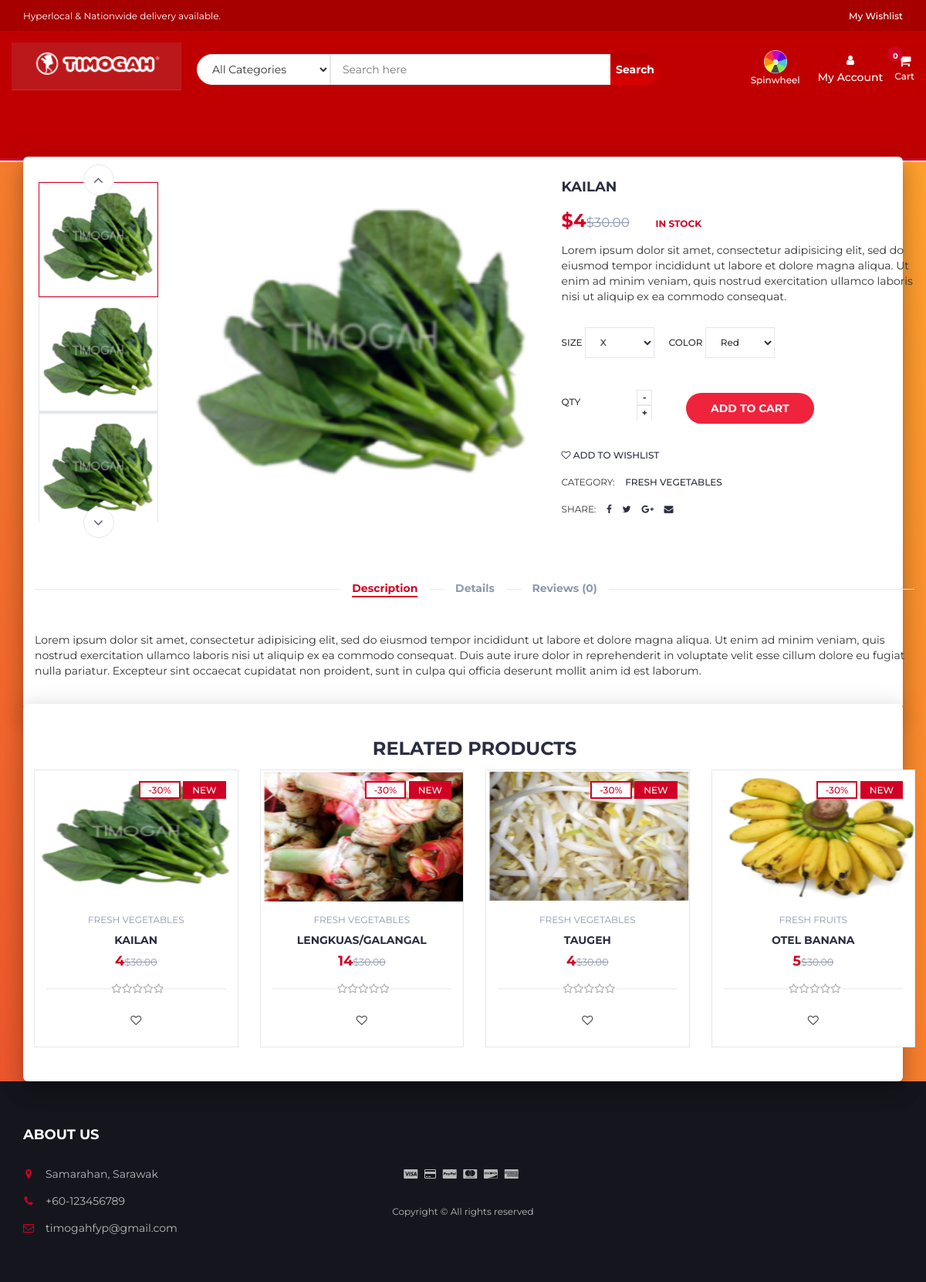
The app's page /product.php?p=2 with its own data.
### tables this page shows
CREATE TABLE `products` (
  `product_id` int(100) NOT NULL,
  `product_cat` int(100) NOT NULL,
  `product_brand` int(100) NOT NULL,
  `product_title` varchar(255) NOT NULL,
  `product_price` int(100) NOT NULL,
  `product_desc` text NOT NULL,
  `product_image` text NOT NULL,
  `product_keywords` text NOT NULL
);

CREATE TABLE `categories` (
  `cat_id` int(100) NOT NULL,
  `cat_title` text NOT NULL
);

### product.php (the view, shortened to what this page needs)
<?php
include "header.php";
?>
		<div class="section main main-raised">
			<div class="container">
				<div class="row">
					<?php
								include 'db.php';
								$product_id = $_GET['p'];
								$sql = " SELECT * FROM products AS P,categories AS C WHERE P.product_cat = C.cat_id  AND P.product_id = '$product_id'";
								$result = mysqli_query($con, $sql);
								if (mysqli_num_rows($result) > 0)
								{
									while($row = mysqli_fetch_assoc($result))
									{
									echo '
                                <div class="col-md-5 col-md-push-2">
                                <div id="product-main-img">
                                    <div class="product-preview">
                                        <img src="product_images/'.$row['product_image'].'" alt="">
                                    </div>
                                    <div class="product-preview">
                                        <img src="product_images/'.$row['product_image'].'" alt="">
                                    </div>
                                    <div class="product-preview">
                                        <img src="product_images/'.$row['product_image'].'" alt="">
                                    </div>
                                    <div class="product-preview">
                                        <img src="product_images/'.$row['product_image'].'" alt="">
                                    </div>
                                </div>
                            </div>
                                <div class="col-md-2  col-md-pull-5">
                                <div id="product-imgs">
                                    <div class="product-preview">
                                        <img src="product_images/'.$row['product_image'].'" alt="">
                                    </div>
                                    <div class="product-preview">
                                        <img src="product_images/'.$row['product_image'].'" alt="">
                                    </div>
                                    <div class="product-preview">
                                        <img src="product_images/'.$row['product_image'].'g" alt="">
                                    </div>
                                    <div class="product-preview">
                                        <img src="product_images/'.$row['product_image'].'" alt="">
                                    </div>
                                </div>
                            </div>
									';
									?>
									<?php
									echo '
							<div class="col-md-5">
								<div class="product-details">
									<h2 class="product-name">'.$row['product_title'].'</h2>
									<div id = "rating_reviews">
									</div>
									<div>
										<h3 class="product-price">$'.$row['product_price'].'<del class="product-old-price">$30.00</del></h3>
										<span class="product-available">In Stock</span>
									</div>
									<p>Lorem ipsum dolor sit amet, consectetur adipisicing elit, sed do eiusmod tempor incididunt ut labore et dolore magna aliqua. Ut enim ad minim veniam, quis nostrud exercitation ullamco laboris nisi ut aliquip ex ea commodo consequat.</p>
									<div class="product-options">
										<label>
											Size
											<select class="input-select">
												<option value="0">X</option>
											</select>
										</label>
										<label>
											Color
											<select class="input-select">
												<option value="0">Red</option>
											</select>
										</label>
									</div>
									<div class="add-to-cart">
										<div class="qty-label">
											Qty
											<div class="input-number">
												<span class="qty-up">+</span>
												<span class="qty-down">-</span>
											</div>
										</div>
										<div class="btn-group" style="margin-left: 25px; margin-top: 15px">
										<button class="add-to-cart-btn" pid="'.$row['product_id'].'"  id="product" ><i class="fa fa-shopping-cart"></i> add to cart</button>
										</div>
									</div>
									<ul class="product-btns">
										<li><a href="#" pid="'.$row['product_id'].'"  id="wishlist" ><i class="fa fa-heart-o"></i> add to wishlist</a></li>
									</ul>
									<ul class="product-links">
										<li>Category:</li>
										<li><a href="#">'.$row["cat_title"].'</a></li>
									</ul>
									<ul class="product-links">
										<li>Share:</li>
										<li><a href="#"><i class="fa fa-facebook"></i></a></li>
										<li><a href="#"><i class="fa fa-twitter"></i></a></li>
										<li><a href="#"><i class="fa fa-google-plus"></i></a></li>
										<li><a href="#"><i class="fa fa-envelope"></i></a></li>
									</ul>
								</div>
							</div>
							';
							}
						}
						?>
					<div class="col-md-12">
						<div id="product-tab">
							<ul class="tab-nav">
								<li class="active"><a data-toggle="tab" href="#tab1">Description</a></li>
								<li><a data-toggle="tab" href="#tab2">Details</a></li>
								<?php
												include 'db.php';
												$product_id = $_GET['p'];
												$product_query = "SELECT COUNT(*) AS count FROM reviews WHERE product_id='$product_id'";
												$run_query = mysqli_query($con,$product_query);
												$row = mysqli_fetch_array($run_query);
												$reviews_count=$row["count"];
												echo '<li><a data-toggle="tab" href="#tab3">Reviews ('.$reviews_count.')</a></li>';
								?>
							</ul>
							<div class="tab-content">
								<div id="tab1" class="tab-pane fade in active">
									<div class="row">
										<div class="col-md-12">
											<p>Lorem ipsum dolor sit amet, consectetur adipisicing elit, sed do eiusmod tempor incididunt ut labore et dolore magna aliqua. Ut enim ad minim veniam, quis nostrud exercitation ullamco laboris nisi ut aliquip ex ea commodo consequat. Duis aute irure dolor in reprehenderit in voluptate velit esse cillum dolore eu fugiat nulla pariatur. Excepteur sint occaecat cupidatat non proident, sunt in culpa qui officia deserunt mollit anim id est laborum.</p>
										</div>
									</div>
								</div>
							</div>
						</div>
					</div>
				</div>
			</div>
		</div>
		<div class="section main main-raised">
			<div class="container">
				<div class="row">
					<div class="col-md-12">
						<div class="section-title text-center">
							<h3 class="title">Related Products</h3>
						</div>
					</div>
								<?php
                    include 'db.php';
								$product_id = $_GET['p'];
					$product_query = "SELECT * FROM products,categories WHERE product_cat=cat_id AND product_id BETWEEN $product_id AND $product_id+3";
                $run_query = mysqli_query($con,$product_query);
                if(mysqli_num_rows($run_query) > 0){
                    while($row = mysqli_fetch_array($run_query)){
                        $pro_id    = $row['product_id'];
                        $pro_title = $row['product_title'];
                        $pro_price = $row['product_price'];
                        $pro_image = $row['product_image'];
                        $cat_name = $row["cat_title"];
                        echo "
                                <div class='col-md-3 col-xs-6'>
								<a href='product.php?p=$pro_id'><div class='product'>
									<div class='product-img'>
										<img src='product_images/$pro_image' style='max-height: 170px;' alt=''>
										<div class='product-label'>
											<span class='sale'>-30%</span>
											<span class='new'>NEW</span>
										</div>
									</div></a>
									<div class='product-body'>
										<p class='product-category'>$cat_name</p>
										<h3 class='product-name header-cart-item-name'><a href='product.php?p=$pro_id'>$pro_title</a></h3>
										<h4 class='product-price header-cart-item-info'>$pro_price<del class='product-old-price'>$30.00</del></h4>
										<div class='product-rating'>";
										$rating_query = "SELECT ROUND(AVG(rating),1) AS avg_rating  FROM reviews WHERE product_id='$pro_id '";
										$run_review_query = mysqli_query($con,$rating_query);
										$review_row = mysqli_fetch_array($run_review_query);
										if($review_row > 0){
											$avg_count=$review_row["avg_rating"];
												$i=1;
												while($i <= 5-round($avg_count)){
													$i++;
													echo'
													<i class="fa fa-star-o empty"></i>';
												}
										}
										echo "</div>
										<div class='product-btns'>
											<button pid='$pro_id' id='wishlist' class='add-to-wishlist'><i class='fa fa-heart-o'></i><span class='tooltipp'>add to wishlist</span></button>
										</div>
									</div>
									<div class='add-to-cart'>
										<button pid='$pro_id' id='product' class='add-to-cart-btn block2-btn-towishlist' href='#'><i class='fa fa-shopping-cart'></i> add to cart</button>
									</div>
								</div>
                                </div>
			";
		}
}
?>
<?php
include "footer.php";
?>

### records on screen
products: product_image (picture), product_title "KAILAN", product_price "4", categories.cat_title "FRESH VEGETABLES"
products: product_image (picture), categories.cat_title "FRESH VEGETABLES", product_title "LENGKUAS/GALANGAL", product_price "14"
products: product_image (picture), categories.cat_title "FRESH VEGETABLES", product_title "TAUGEH", product_price "4"
products: product_image (picture), categories.cat_title "FRESH FRUITS", product_title "OTEL BANANA", product_price "5"

### other values on screen
$reviews_count "0"
